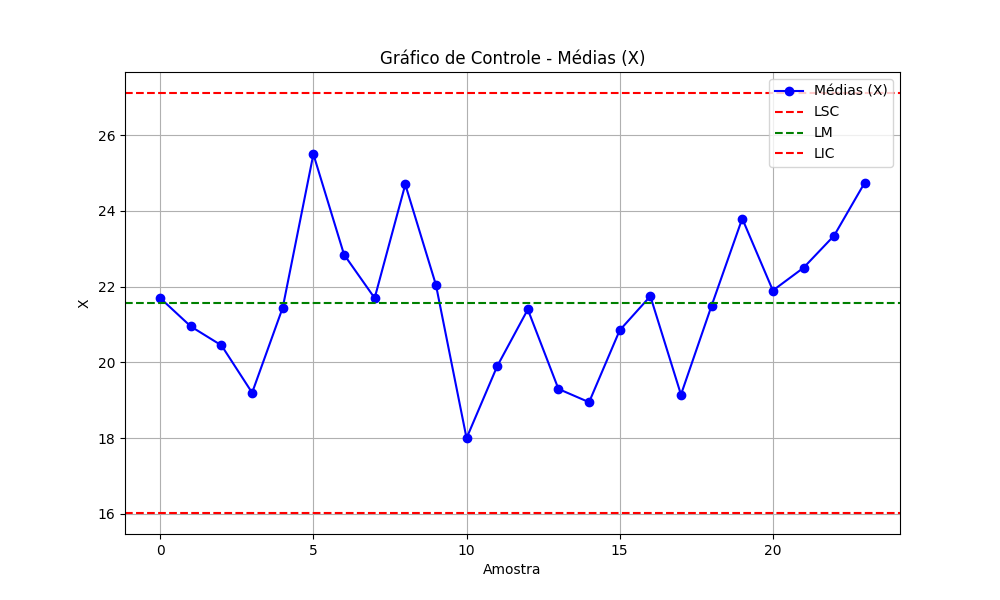

The script that drew this image:
import matplotlib.pyplot as plt

valores = [22.7,
           20.7,
           21.2,
           19.7,
           18.7,
           24.2,
           26.8,
           18.9,
           24.5,
           24.9,
           19.2,
           16.8,
           23.0,
           19.8,
           18.8,
           19.1,
           22.6,
           20.9,
           17.4,
           25.6,
           22.0,
           21.8,
           23.2,
           23.5,
           26.0,]

rm = [abs(valores[i] - valores[i+1]) for i in range(len(valores) - 1)]
x_barr = [(valores[i] + valores[i+1])/2 for i in range(len(valores) - 1)]

print(x_barr)

X_ = sum(valores)/len(valores)
Rm = sum(rm)/len(rm)


#para grafico de Rm
LSC_rm = 3.267*2.95
LM_rm = Rm
LIC_rm = None

#para grafico x
LSC_x = 21.57+1.880*2.95
LM_x = 21.57
LIC_x = 21.57-1.880*2.95



# Plotar gráfico de controle para médias (X)
plt.figure(figsize=(10, 6))
plt.plot(x_barr, marker='o', linestyle='-', color='b', label='Médias (X)')
plt.axhline(y=LSC_x, color='r', linestyle='--', label='LSC')
plt.axhline(y=LM_x, color='g', linestyle='--', label='LM')
plt.axhline(y=LIC_x, color='r', linestyle='--', label='LIC')
plt.title('Gráfico de Controle - Médias (X)')
plt.xlabel('Amostra')
plt.ylabel('X')
plt.legend()
plt.grid(True)
plt.show()
